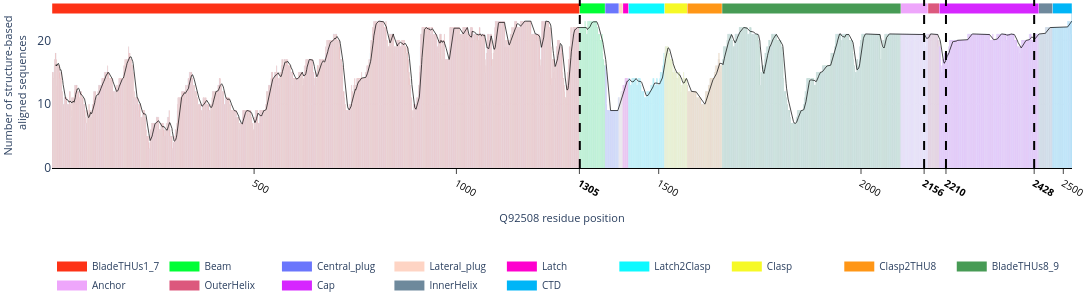

Here is the notebook cell this chart was saved with:
### Code cell
VIZ(mapping=structure_mapping, windows=10, yname="Number of structure-based <br> aligned sequences", xname="Q92508 residue position",svgname="./stru_bar.svg")

### Figure 1 — Plotly figure (JSON) as saved in the notebook; plotly's stock layout.template omitted (floating-point values rounded to 4 significant figures; data arrays with more than 128 entries replaced by an {"elided": "..."} marker saying what was removed)
{"data": [{"hovertemplate": "x=%{x}<br>y_arr=%{y}<extra></extra>", "legendgroup": "", "marker": {"color": "#FD3216", "pattern": {"shape": ""}}, "name": "", "orientation": "v", "showlegend": false, "textposition": "auto", "type": "bar", "x": {"elided": "1304 int values"}, "xaxis": "x", "y": {"elided": "1304 int values"}, "yaxis": "y"}, {"hovertemplate": "x=%{x}<br>y_arr=%{y}<extra></extra>", "legendgroup": "", "marker": {"color": "#00FE35", "pattern": {"shape": ""}}, "name": "", "orientation": "v", "showlegend": false, "textposition": "auto", "type": "bar", "x": [1305, 1306, 1307, 1308, 1309, 1310, 1311, 1312, 1313, 1314, 1315, 1316, 1317, 1318, 1319, 1320, 1321, 1322, 1323, 1324, 1325, 1326, 1327, 1328, 1329, 1330, 1331, 1332, 1333, 1334, 1335, 1336, 1337, 1338, 1339, 1340, 1341, 1342, 1343, 1344, 1345, 1346, 1347, 1348, 1349, 1350, 1351, 1352, 1353, 1354, 1355, 1356, 1357, 1358, 1359, 1360, 1361, 1362, 1363, 1364, 1365, 1366, 1367], "xaxis": "x", "y": [22, 22, 22, 22, 22, 22, 22, 22, 22, 22, 22, 22, 22, 23, 22, 22, 21, 21, 21, 21, 23, 23, 22, 23, 23, 23, 23, 23, 23, 22, 23, 23, 23, 23, 23, 23, 23, 23, 23, 23, 23, 23, 22, 22, 22, 21, 21, 21, 21, 20, 20, 20, 20, 20, 20, 21, 18, 17, 17, 17, 16, 16, 16], "yaxis": "y"}, {"hovertemplate": "x=%{x}<br>y_arr=%{y}<extra></extra>", "legendgroup": "", "marker": {"color": "#6A76FC", "pattern": {"shape": ""}}, "name": "", "orientation": "v", "showlegend": false, "textposition": "auto", "type": "bar", "x": [1368, 1369, 1370, 1371, 1372, 1373, 1374, 1375, 1376, 1377, 1378, 1379, 1380, 1381, 1382, 1383, 1384, 1385, 1386, 1387, 1388, 1389, 1390, 1391, 1392, 1393, 1394, 1395, 1396, 1397, 1398, 1399, 1400, 1401], "xaxis": "x", "y": [16, 16, 15, 10, 9, 9, 9, 9, 9, 9, 9, 9, 9, 9, 9, 9, 9, 9, 9, 9, 9, 9, 9, 9, 9, 9, 9, 9, 9, 9, 9, 9, 11, 11], "yaxis": "y"}, {"hovertemplate": "x=%{x}<br>y_arr=%{y}<extra></extra>", "legendgroup": "", "marker": {"color": "#FED4C4", "pattern": {"shape": ""}}, "name": "", "orientation": "v", "showlegend": false, "textposition": "auto", "type": "bar", "x": [1402, 1403, 1404, 1405, 1406, 1407, 1408, 1409, 1410, 1411], "xaxis": "x", "y": [11, 11, 11, 11, 11, 12, 12, 12, 12, 12], "yaxis": "y"}, {"hovertemplate": "x=%{x}<br>y_arr=%{y}<extra></extra>", "legendgroup": "", "marker": {"color": "#FE00CE", "pattern": {"shape": ""}}, "name": "", "orientation": "v", "showlegend": false, "textposition": "auto", "type": "bar", "x": [1412, 1413, 1414, 1415, 1416, 1417, 1418, 1419, 1420, 1421, 1422, 1423, 1424, 1425], "xaxis": "x", "y": [13, 13, 13, 13, 13, 14, 14, 14, 14, 14, 14, 13, 14, 14], "yaxis": "y"}, {"hovertemplate": "x=%{x}<br>y_arr=%{y}<extra></extra>", "legendgroup": "", "marker": {"color": "#0DF9FF", "pattern": {"shape": ""}}, "name": "", "orientation": "v", "showlegend": false, "textposition": "auto", "type": "bar", "x": [1426, 1427, 1428, 1429, 1430, 1431, 1432, 1433, 1434, 1435, 1436, 1437, 1438, 1439, 1440, 1441, 1442, 1443, 1444, 1445, 1446, 1447, 1448, 1449, 1450, 1451, 1452, 1453, 1454, 1455, 1456, 1457, 1458, 1459, 1460, 1461, 1462, 1463, 1464, 1465, 1466, 1467, 1468, 1469, 1470, 1471, 1472, 1473, 1474, 1475, 1476, 1477, 1478, 1479, 1480, 1481, 1482, 1483, 1484, 1485, 1486, 1487, 1488, 1489, 1490, 1491, 1492, 1493, 1494, 1495, 1496, 1497, 1498, 1499, 1500, 1501, 1502, 1503, 1504, 1505, 1506, 1507, 1508, 1509, 1510, 1511, 1512, 1513, 1514], "xaxis": "x", "y": [14, 14, 14, 13, 13, 13, 13, 13, 14, 14, 14, 14, 14, 14, 14, 14, 14, 14, 14, 13, 13, 13, 13, 14, 14, 14, 14, 14, 14, 13, 13, 12, 12, 12, 12, 12, 12, 12, 11, 11, 11, 11, 11, 11, 11, 12, 12, 12, 12, 12, 12, 12, 12, 12, 12, 13, 13, 13, 13, 13, 14, 14, 14, 13, 13, 13, 13, 13, 13, 14, 14, 13, 13, 13, 13, 13, 12, 14, 15, 15, 15, 14, 15, 15, 16, 16, 17, 18, 18], "yaxis": "y"}, {"hovertemplate": "x=%{x}<br>y_arr=%{y}<extra></extra>", "legendgroup": "", "marker": {"color": "#F6F926", "pattern": {"shape": ""}}, "name": "", "orientation": "v", "showlegend": false, "textposition": "auto", "type": "bar", "x": [1515, 1516, 1517, 1518, 1519, 1520, 1521, 1522, 1523, 1524, 1525, 1526, 1527, 1528, 1529, 1530, 1531, 1532, 1533, 1534, 1535, 1536, 1537, 1538, 1539, 1540, 1541, 1542, 1543, 1544, 1545, 1546, 1547, 1548, 1549, 1550, 1551, 1552, 1553, 1554, 1555, 1556, 1557, 1558, 1559, 1560, 1561, 1562, 1563, 1564, 1565, 1566, 1567, 1568, 1569, 1570], "xaxis": "x", "y": [18, 19, 19, 19, 19, 19, 19, 19, 19, 18, 18, 18, 18, 17, 17, 17, 16, 17, 17, 15, 15, 14, 15, 16, 16, 15, 15, 15, 15, 14, 14, 14, 14, 15, 15, 15, 15, 15, 14, 13, 12, 12, 13, 13, 13, 14, 14, 15, 14, 14, 14, 14, 14, 14, 13, 13], "yaxis": "y"}, {"hovertemplate": "x=%{x}<br>y_arr=%{y}<extra></extra>", "legendgroup": "", "marker": {"color": "#FF9616", "pattern": {"shape": ""}}, "name": "", "orientation": "v", "showlegend": false, "textposition": "auto", "type": "bar", "x": [1571, 1572, 1573, 1574, 1575, 1576, 1577, 1578, 1579, 1580, 1581, 1582, 1583, 1584, 1585, 1586, 1587, 1588, 1589, 1590, 1591, 1592, 1593, 1594, 1595, 1596, 1597, 1598, 1599, 1600, 1601, 1602, 1603, 1604, 1605, 1606, 1607, 1608, 1609, 1610, 1611, 1612, 1613, 1614, 1615, 1616, 1617, 1618, 1619, 1620, 1621, 1622, 1623, 1624, 1625, 1626, 1627, 1628, 1629, 1630, 1631, 1632, 1633, 1634, 1635, 1636, 1637, 1638, 1639, 1640, 1641, 1642, 1643, 1644, 1645, 1646, 1647, 1648, 1649, 1650, 1651, 1652, 1653, 1654, 1655, 1656], "xaxis": "x", "y": [13, 12, 12, 12, 12, 12, 12, 12, 12, 12, 12, 12, 12, 12, 12, 12, 12, 12, 12, 12, 12, 12, 11, 11, 11, 11, 11, 11, 11, 11, 11, 11, 11, 11, 10, 10, 10, 10, 10, 10, 10, 10, 10, 10, 11, 12, 12, 12, 12, 12, 12, 12, 13, 13, 13, 13, 14, 14, 14, 14, 14, 14, 14, 14, 14, 14, 14, 15, 15, 16, 15, 15, 16, 16, 16, 16, 17, 17, 18, 17, 16, 15, 16, 16, 16, 16], "yaxis": "y"}, {"hovertemplate": "x=%{x}<br>y_arr=%{y}<extra></extra>", "legendgroup": "", "marker": {"color": "#479B55", "pattern": {"shape": ""}}, "name": "", "orientation": "v", "showlegend": false, "textposition": "auto", "type": "bar", "x": {"elided": "442 int values"}, "xaxis": "x", "y": {"elided": "442 int values"}, "yaxis": "y"}, {"hovertemplate": "x=%{x}<br>y_arr=%{y}<extra></extra>", "legendgroup": "", "marker": {"color": "#EEA6FB", "pattern": {"shape": ""}}, "name": "", "orientation": "v", "showlegend": false, "textposition": "auto", "type": "bar", "x": [2099, 2100, 2101, 2102, 2103, 2104, 2105, 2106, 2107, 2108, 2109, 2110, 2111, 2112, 2113, 2114, 2115, 2116, 2117, 2118, 2119, 2120, 2121, 2122, 2123, 2124, 2125, 2126, 2127, 2128, 2129, 2130, 2131, 2132, 2133, 2134, 2135, 2136, 2137, 2138, 2139, 2140, 2141, 2142, 2143, 2144, 2145, 2146, 2147, 2148, 2149, 2150, 2151, 2152, 2153, 2154, 2155, 2156, 2157, 2158, 2159, 2160, 2161, 2162, 2163, 2164, 2165], "xaxis": "x", "y": [21, 21, 21, 21, 21, 21, 21, 21, 21, 21, 21, 21, 21, 21, 21, 21, 21, 21, 21, 21, 21, 21, 21, 21, 21, 21, 21, 21, 21, 21, 21, 21, 21, 21, 21, 21, 21, 21, 21, 21, 21, 21, 21, 21, 21, 21, 21, 21, 21, 21, 21, 21, 21, 21, 21, 21, 21, 20, 21, 20, 19, 19, 20, 21, 21, 21, 21], "yaxis": "y"}, {"hovertemplate": "x=%{x}<br>y_arr=%{y}<extra></extra>", "legendgroup": "", "marker": {"color": "#DC587D", "pattern": {"shape": ""}}, "name": "", "orientation": "v", "showlegend": false, "textposition": "auto", "type": "bar", "x": [2166, 2167, 2168, 2169, 2170, 2171, 2172, 2173, 2174, 2175, 2176, 2177, 2178, 2179, 2180, 2181, 2182, 2183, 2184, 2185, 2186, 2187, 2188, 2189, 2190, 2191, 2192, 2193], "xaxis": "x", "y": [21, 21, 21, 21, 21, 21, 21, 21, 21, 21, 21, 21, 21, 21, 21, 21, 21, 21, 21, 21, 21, 21, 21, 21, 20, 19, 20, 20], "yaxis": "y"}, {"hovertemplate": "x=%{x}<br>y_arr=%{y}<extra></extra>", "legendgroup": "", "marker": {"color": "#D626FF", "pattern": {"shape": ""}}, "name": "", "orientation": "v", "showlegend": false, "textposition": "auto", "type": "bar", "x": {"elided": "246 int values"}, "xaxis": "x", "y": {"elided": "246 int values"}, "yaxis": "y"}, {"hovertemplate": "x=%{x}<br>y_arr=%{y}<extra></extra>", "legendgroup": "", "marker": {"color": "#6E899C", "pattern": {"shape": ""}}, "name": "", "orientation": "v", "showlegend": false, "textposition": "auto", "type": "bar", "x": [2440, 2441, 2442, 2443, 2444, 2445, 2446, 2447, 2448, 2449, 2450, 2451, 2452, 2453, 2454, 2455, 2456, 2457, 2458, 2459, 2460, 2461, 2462, 2463, 2464, 2465, 2466, 2467, 2468, 2469, 2470, 2471, 2472, 2473], "xaxis": "x", "y": [21, 21, 21, 21, 21, 21, 21, 21, 21, 21, 21, 21, 21, 21, 21, 21, 22, 22, 22, 22, 22, 22, 22, 22, 22, 22, 22, 22, 22, 22, 22, 22, 22, 22], "yaxis": "y"}, {"hovertemplate": "x=%{x}<br>y_arr=%{y}<extra></extra>", "legendgroup": "", "marker": {"color": "#00B5F7", "pattern": {"shape": ""}}, "name": "", "orientation": "v", "showlegend": false, "textposition": "auto", "type": "bar", "x": [2474, 2475, 2476, 2477, 2478, 2479, 2480, 2481, 2482, 2483, 2484, 2485, 2486, 2487, 2488, 2489, 2490, 2491, 2492, 2493, 2494, 2495, 2496, 2497, 2498, 2499, 2500, 2501, 2502, 2503, 2504, 2505, 2506, 2507, 2508, 2509, 2510, 2511, 2512, 2513, 2514, 2515, 2516, 2517, 2518, 2519, 2520, 2521], "xaxis": "x", "y": [22, 22, 22, 22, 22, 22, 22, 22, 22, 22, 22, 22, 22, 22, 22, 22, 22, 22, 22, 22, 22, 22, 22, 22, 22, 22, 22, 22, 22, 22, 22, 22, 22, 22, 22, 22, 22, 23, 23, 23, 23, 23, 23, 23, 23, 23, 21, 25], "yaxis": "y"}, {"line": {"color": "black", "width": 0.7}, "mode": "lines", "name": "Smoothed Trend", "showlegend": false, "type": "scatter", "x": {"elided": "2512 int values"}, "y": {"elided": "2512 float values"}}, {"line": {"color": "#FD3216", "width": 10}, "mode": "lines", "name": "BladeTHUs1_7", "type": "scatter", "x": [1, 1304], "y": [25, 25]}, {"line": {"color": "#00FE35", "width": 10}, "mode": "lines", "name": "Beam", "type": "scatter", "x": [1305, 1367], "y": [25, 25]}, {"line": {"color": "#6A76FC", "width": 10}, "mode": "lines", "name": "Central_plug", "type": "scatter", "x": [1368, 1401], "y": [25, 25]}, {"line": {"color": "#FED4C4", "width": 10}, "mode": "lines", "name": "Lateral_plug", "type": "scatter", "x": [1402, 1411], "y": [25, 25]}, {"line": {"color": "#FE00CE", "width": 10}, "mode": "lines", "name": "Latch", "type": "scatter", "x": [1412, 1425], "y": [25, 25]}, {"line": {"color": "#0DF9FF", "width": 10}, "mode": "lines", "name": "Latch2Clasp", "type": "scatter", "x": [1426, 1514], "y": [25, 25]}, {"line": {"color": "#F6F926", "width": 10}, "mode": "lines", "name": "Clasp", "type": "scatter", "x": [1515, 1570], "y": [25, 25]}, {"line": {"color": "#FF9616", "width": 10}, "mode": "lines", "name": "Clasp2THU8", "type": "scatter", "x": [1571, 1656], "y": [25, 25]}, {"line": {"color": "#479B55", "width": 10}, "mode": "lines", "name": "BladeTHUs8_9", "type": "scatter", "x": [1657, 2098], "y": [25, 25]}, {"line": {"color": "#EEA6FB", "width": 10}, "mode": "lines", "name": "Anchor", "type": "scatter", "x": [2099, 2165], "y": [25, 25]}, {"line": {"color": "#DC587D", "width": 10}, "mode": "lines", "name": "OuterHelix", "type": "scatter", "x": [2166, 2193], "y": [25, 25]}, {"line": {"color": "#D626FF", "width": 10}, "mode": "lines", "name": "Cap", "type": "scatter", "x": [2194, 2439], "y": [25, 25]}, {"line": {"color": "#6E899C", "width": 10}, "mode": "lines", "name": "InnerHelix", "type": "scatter", "x": [2440, 2473], "y": [25, 25]}, {"line": {"color": "#00B5F7", "width": 10}, "mode": "lines", "name": "CTD", "type": "scatter", "x": [2474, 2521], "y": [25, 25]}], "layout": {"bargap": 0, "bargroupgap": 0, "barmode": "relative", "height": 300, "legend": {"font": {"size": 10}, "orientation": "h", "tracegroupgap": 0, "x": 0, "xanchor": "left", "y": -0.5, "yanchor": "top"}, "margin": {"b": 100, "l": 20, "r": 20, "t": 0}, "paper_bgcolor": "rgba(0, 0, 0, 0)", "plot_bgcolor": "rgba(0, 0, 0, 0)", "shapes": [{"line": {"color": "black", "dash": "dash", "width": 2}, "type": "line", "x0": 1305, "x1": 1305, "xref": "x", "y0": 0, "y1": 1, "yref": "y domain"}, {"line": {"color": "black", "dash": "dash", "width": 2}, "type": "line", "x0": 2156, "x1": 2156, "xref": "x", "y0": 0, "y1": 1, "yref": "y domain"}, {"line": {"color": "black", "dash": "dash", "width": 2}, "type": "line", "x0": 2210, "x1": 2210, "xref": "x", "y0": 0, "y1": 1, "yref": "y domain"}, {"line": {"color": "black", "dash": "dash", "width": 2}, "type": "line", "x0": 2428, "x1": 2428, "xref": "x", "y0": 0, "y1": 1, "yref": "y domain"}], "showlegend": true, "width": 1100, "xaxis": {"anchor": "y", "autorange": true, "domain": [0, 1], "linecolor": "black", "linewidth": 1, "range": [0.5, 2522.0], "showline": true, "tickfont": {"color": "black", "size": 10}, "tickmode": "array", "ticks": "outside", "ticktext": ["500", "1000", "<b>1305</b>", "1500", "2000", "<b>2156</b>", "<b>2210</b>", "<b>2428</b>", "2500"], "tickvals": [500, 1000, 1304, 1500, 2000, 2156, 2210, 2428, 2500], "title": {"font": {"size": 11}, "text": "Q92508 residue position"}, "type": "linear"}, "yaxis": {"anchor": "x", "autorange": true, "domain": [0, 1], "range": [0, 26.32], "title": {"font": {"size": 11}, "text": "Number of structure-based <br> aligned sequences"}, "type": "linear"}}}
